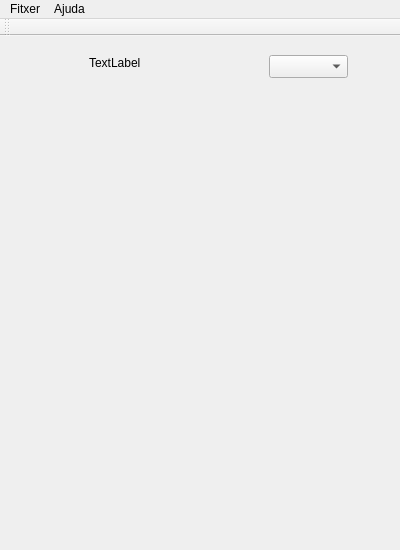
<?xml version="1.0" encoding="UTF-8"?>
<ui version="4.0">
 <class>MainWindow</class>
 <widget class="QMainWindow" name="MainWindow">
  <property name="geometry">
   <rect>
    <x>0</x>
    <y>0</y>
    <width>400</width>
    <height>550</height>
   </rect>
  </property>
  <property name="minimumSize">
   <size>
    <width>400</width>
    <height>550</height>
   </size>
  </property>
  <property name="windowTitle">
   <string>MainWindow</string>
  </property>
  <widget class="QWidget" name="centralwidget">
   <layout class="QVBoxLayout" name="verticalLayout_2">
    <item>
     <widget class="QStackedWidget" name="stackedWidget">
      <property name="currentIndex">
       <number>1</number>
      </property>
      <widget class="QWidget" name="tauler">
       <layout class="QVBoxLayout" name="verticalLayout">
        <item>
         <widget class="QLabel" name="lbl_puntuacio">
          <property name="enabled">
           <bool>true</bool>
          </property>
          <property name="sizePolicy">
           <sizepolicy hsizetype="Minimum" vsizetype="Fixed">
            <horstretch>0</horstretch>
            <verstretch>0</verstretch>
           </sizepolicy>
          </property>
          <property name="text">
           <string>Atrapats: YY</string>
          </property>
          <property name="alignment">
           <set>Qt::AlignHCenter|Qt::AlignTop</set>
          </property>
         </widget>
        </item>
        <item>
         <layout class="QGridLayout" name="gridLayout">
          <item row="0" column="0">
           <widget class="QPushButton" name="btn01">
            <property name="sizePolicy">
             <sizepolicy hsizetype="Minimum" vsizetype="Minimum">
              <horstretch>0</horstretch>
              <verstretch>0</verstretch>
             </sizepolicy>
            </property>
            <property name="text">
             <string/>
            </property>
           </widget>
          </item>
          <item row="0" column="1">
           <widget class="QPushButton" name="btn02">
            <property name="sizePolicy">
             <sizepolicy hsizetype="Minimum" vsizetype="Minimum">
              <horstretch>0</horstretch>
              <verstretch>0</verstretch>
             </sizepolicy>
            </property>
            <property name="text">
             <string/>
            </property>
           </widget>
          </item>
          <item row="0" column="2">
           <widget class="QPushButton" name="btn03">
            <property name="sizePolicy">
             <sizepolicy hsizetype="Minimum" vsizetype="Minimum">
              <horstretch>0</horstretch>
              <verstretch>0</verstretch>
             </sizepolicy>
            </property>
            <property name="baseSize">
             <size>
              <width>100</width>
              <height>100</height>
             </size>
            </property>
            <property name="text">
             <string/>
            </property>
           </widget>
          </item>
          <item row="0" column="3">
           <widget class="QPushButton" name="btn04">
            <property name="sizePolicy">
             <sizepolicy hsizetype="Minimum" vsizetype="Minimum">
              <horstretch>0</horstretch>
              <verstretch>0</verstretch>
             </sizepolicy>
            </property>
            <property name="text">
             <string/>
            </property>
           </widget>
          </item>
          <item row="1" column="0">
           <widget class="QPushButton" name="btn05">
            <property name="sizePolicy">
             <sizepolicy hsizetype="Minimum" vsizetype="Minimum">
              <horstretch>0</horstretch>
              <verstretch>0</verstretch>
             </sizepolicy>
            </property>
            <property name="text">
             <string/>
            </property>
           </widget>
          </item>
          <item row="1" column="1">
           <widget class="QPushButton" name="btn06">
            <property name="sizePolicy">
             <sizepolicy hsizetype="Minimum" vsizetype="Minimum">
              <horstretch>0</horstretch>
              <verstretch>0</verstretch>
             </sizepolicy>
            </property>
            <property name="text">
             <string/>
            </property>
           </widget>
          </item>
          <item row="1" column="2">
           <widget class="QPushButton" name="btn07">
            <property name="sizePolicy">
             <sizepolicy hsizetype="Minimum" vsizetype="Minimum">
              <horstretch>0</horstretch>
              <verstretch>0</verstretch>
             </sizepolicy>
            </property>
            <property name="text">
             <string/>
            </property>
           </widget>
          </item>
          <item row="1" column="3">
           <widget class="QPushButton" name="btn08">
            <property name="sizePolicy">
             <sizepolicy hsizetype="Minimum" vsizetype="Minimum">
              <horstretch>0</horstretch>
              <verstretch>0</verstretch>
             </sizepolicy>
            </property>
            <property name="text">
             <string/>
            </property>
           </widget>
          </item>
          <item row="2" column="0">
           <widget class="QPushButton" name="btn09">
            <property name="sizePolicy">
             <sizepolicy hsizetype="Minimum" vsizetype="Minimum">
              <horstretch>0</horstretch>
              <verstretch>0</verstretch>
             </sizepolicy>
            </property>
            <property name="text">
             <string/>
            </property>
           </widget>
          </item>
          <item row="2" column="1">
           <widget class="QPushButton" name="btn10">
            <property name="sizePolicy">
             <sizepolicy hsizetype="Minimum" vsizetype="Minimum">
              <horstretch>0</horstretch>
              <verstretch>0</verstretch>
             </sizepolicy>
            </property>
            <property name="text">
             <string/>
            </property>
           </widget>
          </item>
          <item row="2" column="2">
           <widget class="QPushButton" name="btn11">
            <property name="sizePolicy">
             <sizepolicy hsizetype="Minimum" vsizetype="Minimum">
              <horstretch>0</horstretch>
              <verstretch>0</verstretch>
             </sizepolicy>
            </property>
            <property name="text">
             <string/>
            </property>
           </widget>
          </item>
          <item row="2" column="3">
           <widget class="QPushButton" name="btn12">
            <property name="sizePolicy">
             <sizepolicy hsizetype="Minimum" vsizetype="Minimum">
              <horstretch>0</horstretch>
              <verstretch>0</verstretch>
             </sizepolicy>
            </property>
            <property name="text">
             <string/>
            </property>
           </widget>
          </item>
          <item row="3" column="0">
           <widget class="QPushButton" name="btn13">
            <property name="sizePolicy">
             <sizepolicy hsizetype="Minimum" vsizetype="Minimum">
              <horstretch>0</horstretch>
              <verstretch>0</verstretch>
             </sizepolicy>
            </property>
            <property name="text">
             <string/>
            </property>
           </widget>
          </item>
          <item row="3" column="1">
           <widget class="QPushButton" name="btn14">
            <property name="sizePolicy">
             <sizepolicy hsizetype="Minimum" vsizetype="Minimum">
              <horstretch>0</horstretch>
              <verstretch>0</verstretch>
             </sizepolicy>
            </property>
            <property name="text">
             <string/>
            </property>
           </widget>
          </item>
          <item row="3" column="2">
           <widget class="QPushButton" name="btn15">
            <property name="sizePolicy">
             <sizepolicy hsizetype="Minimum" vsizetype="Minimum">
              <horstretch>0</horstretch>
              <verstretch>0</verstretch>
             </sizepolicy>
            </property>
            <property name="text">
             <string/>
            </property>
           </widget>
          </item>
          <item row="3" column="3">
           <widget class="QPushButton" name="btn16">
            <property name="sizePolicy">
             <sizepolicy hsizetype="Minimum" vsizetype="Minimum">
              <horstretch>0</horstretch>
              <verstretch>0</verstretch>
             </sizepolicy>
            </property>
            <property name="text">
             <string/>
            </property>
           </widget>
          </item>
         </layout>
        </item>
       </layout>
      </widget>
      <widget class="QWidget" name="configuracio">
       <widget class="QComboBox" name="comboBox">
        <property name="geometry">
         <rect>
          <x>260</x>
          <y>10</y>
          <width>79</width>
          <height>23</height>
         </rect>
        </property>
       </widget>
       <widget class="QLabel" name="label">
        <property name="geometry">
         <rect>
          <x>80</x>
          <y>10</y>
          <width>59</width>
          <height>15</height>
         </rect>
        </property>
        <property name="text">
         <string>TextLabel</string>
        </property>
       </widget>
      </widget>
      <widget class="QWidget" name="quanta"/>
     </widget>
    </item>
   </layout>
  </widget>
  <widget class="QMenuBar" name="menubar">
   <property name="geometry">
    <rect>
     <x>0</x>
     <y>0</y>
     <width>400</width>
     <height>20</height>
    </rect>
   </property>
   <widget class="QMenu" name="menuFitxer">
    <property name="title">
     <string>Fitxer</string>
    </property>
    <addaction name="actionTauler"/>
    <addaction name="actionConfiguraci"/>
    <addaction name="actionSortir"/>
   </widget>
   <widget class="QMenu" name="menuAjuda">
    <property name="title">
     <string>Ajuda</string>
    </property>
    <addaction name="actionQuant_a"/>
   </widget>
   <addaction name="menuFitxer"/>
   <addaction name="menuAjuda"/>
  </widget>
  <widget class="QToolBar" name="toolBar">
   <property name="windowTitle">
    <string>toolBar</string>
   </property>
   <attribute name="toolBarArea">
    <enum>TopToolBarArea</enum>
   </attribute>
   <attribute name="toolBarBreak">
    <bool>false</bool>
   </attribute>
  </widget>
  <action name="actionQuant_a">
   <property name="text">
    <string>Quant a</string>
   </property>
  </action>
  <action name="actionTauler">
   <property name="text">
    <string>Tauler</string>
   </property>
  </action>
  <action name="actionConfiguraci">
   <property name="text">
    <string>Configuració</string>
   </property>
  </action>
  <action name="actionSortir">
   <property name="text">
    <string>Sortir</string>
   </property>
  </action>
 </widget>
 <resources/>
 <connections/>
</ui>
